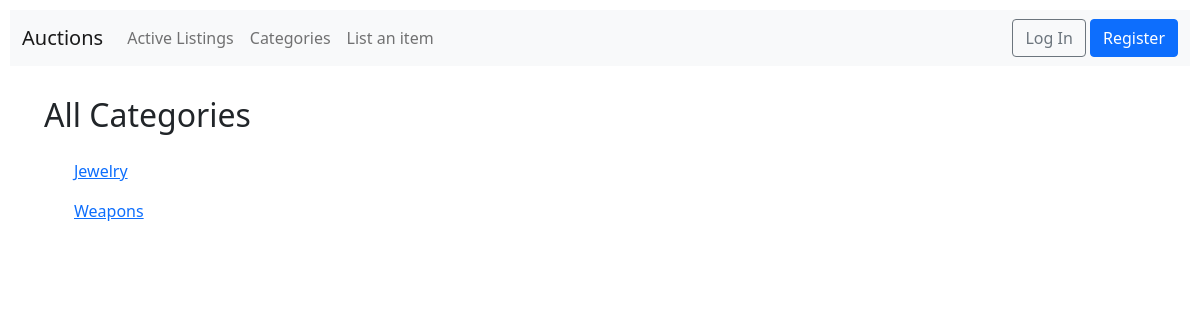
Page /categories/ on the earlier database version.
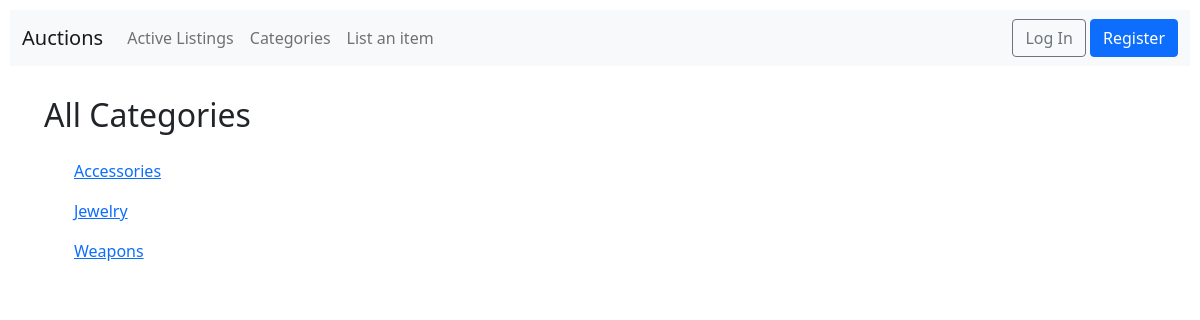
Same page on the later database version.
### auctions/models.py (models this page shows, shortened)
class Category(models.Model):
    name = models.CharField(max_length=64, unique=True)
    class Meta:
        ordering = ["name"]
        verbose_name_plural = "categories"

### auctions/views.py (the view)
# urls.py: path("categories/", views.all_categories, name="all_categories"),
def all_categories(request):
    return render(request, "auctions/all_categories.html", {
        "categories": Category.objects.all()
    })

### auctions/templates/auctions/all_categories.html (shortened to what this page needs)
{% extends 'auctions/layout.html' %}
{% block body %}
<h2>All Categories</h2>
{% for category in categories %}
<ul>
    <a href="{% url 'auctions:category' category.id %}">{{ category.name | title }}</a>
</ul>
{% endfor %}
{% endblock body %}

### auctions/templates/auctions/layout.html (shortened to what this page needs)
{% load static %}
<!DOCTYPE html>
<html lang="en">
<head>
    <link href="https://cdn.jsdelivr.net/npm/bootstrap@5.1.1/dist/css/bootstrap.min.css" rel="stylesheet"
>
    <link href="{% static 'auctions/styles.css' %}" rel="stylesheet">
</head>
<body>
    <nav class="navbar navbar-expand-lg navbar-light bg-light">
        <div class="container-fluid">
            <div class="navbar-nav">
                <a class="navbar-brand" href="{% url 'auctions:index' %}">Auctions</a>
                <a class="nav-link" href="{% url 'auctions:index' %}">Active Listings</a>
                <a class="nav-link" href="{% url 'auctions:all_categories' %}">Categories</a>
                <a class="nav-link" href="{% url 'auctions:sell' %}">List an item</a>
            </div>
            {% if user.is_authenticated %}
                <div class="navbar-nav">
                    <a class="nav-link" href="{% url 'auctions:watchlist' %}">My Watchlist</a>
                    {% if user.is_authenticated %}
                        <span class="navbar-text">
                            <svg xmlns="http://www.w3.org/2000/svg" width="16" height="16" fill="currentColor"
                                class="bi bi-person" viewBox="0 0 16 16">
                                <path
                                    d="M8 8a3 3 0 1 0 0-6 3 3 0 0 0 0 6zm2-3a2 2 0 1 1-4 0 2 2 0 0 1 4 0zm4 8c0 1-1 1-1 1H3s-1 0-1-1 1-4 6-4 6 3 6 4zm-1-.004c-.001-.246-.154-.986-.832-1.664C11.516 10.68 10.289 10 8 10c-2.29 0-3.516.68-4.168 1.332-.678.678-.83 1.418-.832 1.664h10z" />
                            </svg>
                            <strong>{{ user.username }}</strong>
                        </span>
                    {% endif %}
                    <a class="nav-link" href="{% url 'auctions:logout' %}">Log Out</a>
                </div>
            {% else %}
                <div>
                    <a class="btn btn-outline-secondary" href="{% url 'auctions:login' %}?next={{ request.path }}">Log In</a>
                    <a class="btn btn-primary" href="{% url 'auctions:register' %}?next={{ request.path }}">Register</a>
                </div>
            {% endif %}
        </div>
    </nav>
    <div class="container">
        {% block body %}
        {% endblock %}
    </div>
</body>
</html>

### auctions/static/auctions/styles.css (style rules this page uses)
body { padding: 10px; }
h2 { margin-bottom: 25px; margin-left: 2px; }
.container { margin-top: 30px; }

Differences in the rows shown:
added Category: name "Accessories"
